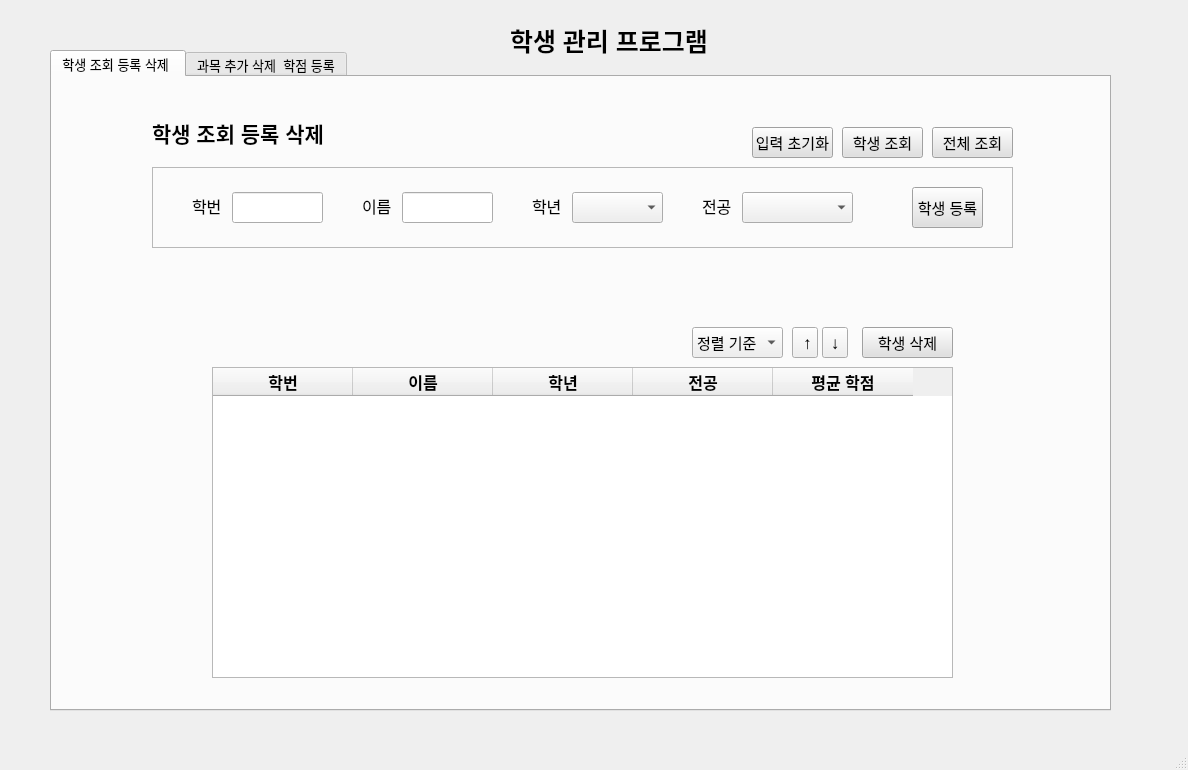
<?xml version="1.0" encoding="UTF-8"?>
<ui version="4.0">
 <class>MainWindow</class>
 <widget class="QMainWindow" name="MainWindow">
  <property name="geometry">
   <rect>
    <x>0</x>
    <y>0</y>
    <width>1188</width>
    <height>770</height>
   </rect>
  </property>
  <property name="font">
   <font>
    <pointsize>10</pointsize>
   </font>
  </property>
  <property name="windowTitle">
   <string>MainWindow</string>
  </property>
  <property name="tabShape">
   <enum>QTabWidget::TabShape::Rounded</enum>
  </property>
  <widget class="QWidget" name="centralwidget">
   <widget class="QTabWidget" name="tabWidget">
    <property name="geometry">
     <rect>
      <x>50</x>
      <y>50</y>
      <width>1061</width>
      <height>661</height>
     </rect>
    </property>
    <property name="tabletTracking">
     <bool>false</bool>
    </property>
    <property name="tabPosition">
     <enum>QTabWidget::TabPosition::North</enum>
    </property>
    <property name="tabShape">
     <enum>QTabWidget::TabShape::Rounded</enum>
    </property>
    <property name="currentIndex">
     <number>0</number>
    </property>
    <property name="tabsClosable">
     <bool>false</bool>
    </property>
    <property name="tabBarAutoHide">
     <bool>false</bool>
    </property>
    <widget class="QWidget" name="search">
     <attribute name="title">
      <string notr="true">학생 조회 등록 삭제 </string>
     </attribute>
     <widget class="QFrame" name="searchFrame">
      <property name="geometry">
       <rect>
        <x>100</x>
        <y>90</y>
        <width>861</width>
        <height>81</height>
       </rect>
      </property>
      <property name="frameShape">
       <enum>QFrame::Shape::StyledPanel</enum>
      </property>
      <property name="frameShadow">
       <enum>QFrame::Shadow::Plain</enum>
      </property>
      <widget class="QLineEdit" name="searchStudentIDText">
       <property name="geometry">
        <rect>
         <x>80</x>
         <y>25</y>
         <width>91</width>
         <height>31</height>
        </rect>
       </property>
      </widget>
      <widget class="QComboBox" name="searchYearComboBox">
       <property name="geometry">
        <rect>
         <x>420</x>
         <y>25</y>
         <width>91</width>
         <height>31</height>
        </rect>
       </property>
       <property name="font">
        <font>
         <pointsize>11</pointsize>
        </font>
       </property>
       <item>
        <property name="text">
         <string/>
        </property>
       </item>
       <item>
        <property name="text">
         <string>1</string>
        </property>
       </item>
       <item>
        <property name="text">
         <string>2</string>
        </property>
       </item>
       <item>
        <property name="text">
         <string>3</string>
        </property>
       </item>
       <item>
        <property name="text">
         <string>4</string>
        </property>
       </item>
       <item>
        <property name="text">
         <string>5</string>
        </property>
       </item>
       <item>
        <property name="text">
         <string>6</string>
        </property>
       </item>
      </widget>
      <widget class="QLabel" name="searchYear">
       <property name="geometry">
        <rect>
         <x>380</x>
         <y>30</y>
         <width>31</width>
         <height>18</height>
        </rect>
       </property>
       <property name="font">
        <font>
         <pointsize>12</pointsize>
         <bold>false</bold>
        </font>
       </property>
       <property name="text">
        <string>학년</string>
       </property>
      </widget>
      <widget class="QComboBox" name="searchMajorComboBox">
       <property name="geometry">
        <rect>
         <x>590</x>
         <y>25</y>
         <width>111</width>
         <height>31</height>
        </rect>
       </property>
       <property name="font">
        <font>
         <pointsize>11</pointsize>
        </font>
       </property>
       <item>
        <property name="text">
         <string/>
        </property>
       </item>
       <item>
        <property name="text">
         <string>컴퓨터공학과</string>
        </property>
       </item>
       <item>
        <property name="text">
         <string>전자공학과</string>
        </property>
       </item>
       <item>
        <property name="text">
         <string>기계공학과</string>
        </property>
       </item>
      </widget>
      <widget class="QLabel" name="searchMajor">
       <property name="geometry">
        <rect>
         <x>550</x>
         <y>30</y>
         <width>31</width>
         <height>18</height>
        </rect>
       </property>
       <property name="font">
        <font>
         <pointsize>12</pointsize>
         <bold>false</bold>
        </font>
       </property>
       <property name="text">
        <string>전공</string>
       </property>
      </widget>
      <widget class="QLabel" name="searchStudentID">
       <property name="geometry">
        <rect>
         <x>40</x>
         <y>30</y>
         <width>31</width>
         <height>18</height>
        </rect>
       </property>
       <property name="font">
        <font>
         <pointsize>12</pointsize>
         <bold>false</bold>
        </font>
       </property>
       <property name="text">
        <string>학번</string>
       </property>
      </widget>
      <widget class="QLineEdit" name="searchStudentNameText">
       <property name="geometry">
        <rect>
         <x>250</x>
         <y>25</y>
         <width>91</width>
         <height>31</height>
        </rect>
       </property>
      </widget>
      <widget class="QLabel" name="searchStudentName">
       <property name="geometry">
        <rect>
         <x>210</x>
         <y>30</y>
         <width>31</width>
         <height>18</height>
        </rect>
       </property>
       <property name="font">
        <font>
         <pointsize>12</pointsize>
         <bold>false</bold>
        </font>
       </property>
       <property name="text">
        <string>이름</string>
       </property>
      </widget>
      <widget class="QPushButton" name="registrationStudentPushButton">
       <property name="geometry">
        <rect>
         <x>760</x>
         <y>20</y>
         <width>71</width>
         <height>41</height>
        </rect>
       </property>
       <property name="font">
        <font>
         <pointsize>11</pointsize>
         <bold>false</bold>
        </font>
       </property>
       <property name="styleSheet">
        <string notr="true">QPushButton {
    background-color: #e0e0e0;
}</string>
       </property>
       <property name="text">
        <string>학생 등록</string>
       </property>
      </widget>
     </widget>
     <widget class="QTableWidget" name="searchTable">
      <property name="geometry">
       <rect>
        <x>160</x>
        <y>290</y>
        <width>741</width>
        <height>311</height>
       </rect>
      </property>
      <property name="font">
       <font>
        <pointsize>11</pointsize>
       </font>
      </property>
      <attribute name="horizontalHeaderDefaultSectionSize">
       <number>140</number>
      </attribute>
      <column>
       <property name="text">
        <string>학번</string>
       </property>
       <property name="font">
        <font>
         <pointsize>12</pointsize>
         <bold>true</bold>
        </font>
       </property>
      </column>
      <column>
       <property name="text">
        <string>이름</string>
       </property>
       <property name="font">
        <font>
         <pointsize>12</pointsize>
         <bold>true</bold>
        </font>
       </property>
      </column>
      <column>
       <property name="text">
        <string>학년</string>
       </property>
       <property name="font">
        <font>
         <pointsize>12</pointsize>
         <bold>true</bold>
        </font>
       </property>
      </column>
      <column>
       <property name="text">
        <string>전공</string>
       </property>
       <property name="font">
        <font>
         <pointsize>12</pointsize>
         <bold>true</bold>
        </font>
       </property>
      </column>
      <column>
       <property name="text">
        <string>평균 학점</string>
       </property>
       <property name="font">
        <font>
         <pointsize>12</pointsize>
         <bold>true</bold>
        </font>
       </property>
      </column>
     </widget>
     <widget class="QComboBox" name="searchSortComboBox">
      <property name="geometry">
       <rect>
        <x>640</x>
        <y>250</y>
        <width>91</width>
        <height>31</height>
       </rect>
      </property>
      <property name="font">
       <font>
        <pointsize>11</pointsize>
        <bold>false</bold>
       </font>
      </property>
      <item>
       <property name="text">
        <string>정렬 기준</string>
       </property>
      </item>
      <item>
       <property name="text">
        <string>학번</string>
       </property>
      </item>
      <item>
       <property name="text">
        <string>이름</string>
       </property>
      </item>
      <item>
       <property name="text">
        <string>학년</string>
       </property>
      </item>
      <item>
       <property name="text">
        <string>평균 학점</string>
       </property>
      </item>
     </widget>
     <widget class="QToolButton" name="searchAscPushButton">
      <property name="geometry">
       <rect>
        <x>740</x>
        <y>250</y>
        <width>26</width>
        <height>31</height>
       </rect>
      </property>
      <property name="font">
       <font>
        <pointsize>13</pointsize>
        <bold>true</bold>
       </font>
      </property>
      <property name="text">
       <string> ↑</string>
      </property>
     </widget>
     <widget class="QToolButton" name="searchDescPushButton">
      <property name="geometry">
       <rect>
        <x>770</x>
        <y>250</y>
        <width>26</width>
        <height>31</height>
       </rect>
      </property>
      <property name="font">
       <font>
        <pointsize>13</pointsize>
        <bold>true</bold>
       </font>
      </property>
      <property name="text">
       <string>↓</string>
      </property>
     </widget>
     <widget class="QPushButton" name="deleteStudentPushButton">
      <property name="geometry">
       <rect>
        <x>810</x>
        <y>250</y>
        <width>91</width>
        <height>31</height>
       </rect>
      </property>
      <property name="font">
       <font>
        <pointsize>11</pointsize>
        <bold>false</bold>
       </font>
      </property>
      <property name="styleSheet">
       <string notr="true">QPushButton {
    background-color: #e0e0e0;
}</string>
      </property>
      <property name="text">
       <string>학생 삭제</string>
      </property>
     </widget>
     <widget class="QLabel" name="totalStudent">
      <property name="geometry">
       <rect>
        <x>160</x>
        <y>260</y>
        <width>151</width>
        <height>20</height>
       </rect>
      </property>
      <property name="font">
       <font>
        <pointsize>11</pointsize>
       </font>
      </property>
      <property name="text">
       <string/>
      </property>
     </widget>
     <widget class="QLabel" name="label">
      <property name="geometry">
       <rect>
        <x>100</x>
        <y>30</y>
        <width>171</width>
        <height>51</height>
       </rect>
      </property>
      <property name="font">
       <font>
        <pointsize>16</pointsize>
        <bold>true</bold>
       </font>
      </property>
      <property name="text">
       <string>학생 조회 등록 삭제 </string>
      </property>
     </widget>
     <widget class="QPushButton" name="clearStudentFieldPushButton">
      <property name="geometry">
       <rect>
        <x>700</x>
        <y>50</y>
        <width>81</width>
        <height>31</height>
       </rect>
      </property>
      <property name="font">
       <font>
        <pointsize>11</pointsize>
        <bold>false</bold>
       </font>
      </property>
      <property name="styleSheet">
       <string notr="true">QPushButton {
    background-color: #e0e0e0;
}</string>
      </property>
      <property name="text">
       <string>입력 초기화</string>
      </property>
     </widget>
     <widget class="QPushButton" name="searchStudentPushButton">
      <property name="geometry">
       <rect>
        <x>790</x>
        <y>50</y>
        <width>81</width>
        <height>31</height>
       </rect>
      </property>
      <property name="font">
       <font>
        <pointsize>11</pointsize>
       </font>
      </property>
      <property name="styleSheet">
       <string notr="true">QPushButton {
    background-color: #e0e0e0;
}</string>
      </property>
      <property name="text">
       <string>학생 조회</string>
      </property>
     </widget>
     <widget class="QPushButton" name="searchAllStudentButton">
      <property name="geometry">
       <rect>
        <x>880</x>
        <y>50</y>
        <width>81</width>
        <height>31</height>
       </rect>
      </property>
      <property name="font">
       <font>
        <pointsize>11</pointsize>
       </font>
      </property>
      <property name="styleSheet">
       <string notr="true">QPushButton {
    background-color: #e0e0e0;
}</string>
      </property>
      <property name="text">
       <string>전체 조회</string>
      </property>
     </widget>
    </widget>
    <widget class="QWidget" name="addCourse">
     <attribute name="title">
      <string>과목 추가 삭제  학점 등록</string>
     </attribute>
     <widget class="QFrame" name="addCourseFrame">
      <property name="geometry">
       <rect>
        <x>100</x>
        <y>90</y>
        <width>861</width>
        <height>121</height>
       </rect>
      </property>
      <property name="frameShape">
       <enum>QFrame::Shape::StyledPanel</enum>
      </property>
      <property name="frameShadow">
       <enum>QFrame::Shadow::Plain</enum>
      </property>
      <property name="lineWidth">
       <number>1</number>
      </property>
      <widget class="QLineEdit" name="courseStudentIDText">
       <property name="geometry">
        <rect>
         <x>100</x>
         <y>20</y>
         <width>111</width>
         <height>31</height>
        </rect>
       </property>
      </widget>
      <widget class="QLabel" name="courseStudentID">
       <property name="geometry">
        <rect>
         <x>60</x>
         <y>30</y>
         <width>31</width>
         <height>18</height>
        </rect>
       </property>
       <property name="font">
        <font>
         <pointsize>12</pointsize>
        </font>
       </property>
       <property name="text">
        <string>학번</string>
       </property>
      </widget>
      <widget class="QLabel" name="courseYear">
       <property name="geometry">
        <rect>
         <x>540</x>
         <y>30</y>
         <width>31</width>
         <height>18</height>
        </rect>
       </property>
       <property name="font">
        <font>
         <pointsize>12</pointsize>
        </font>
       </property>
       <property name="text">
        <string>학년</string>
       </property>
      </widget>
      <widget class="QComboBox" name="courseYearComboBox">
       <property name="geometry">
        <rect>
         <x>580</x>
         <y>20</y>
         <width>111</width>
         <height>31</height>
        </rect>
       </property>
       <property name="font">
        <font>
         <pointsize>11</pointsize>
        </font>
       </property>
       <item>
        <property name="text">
         <string/>
        </property>
       </item>
       <item>
        <property name="text">
         <string>1</string>
        </property>
       </item>
       <item>
        <property name="text">
         <string>2</string>
        </property>
       </item>
       <item>
        <property name="text">
         <string>3</string>
        </property>
       </item>
       <item>
        <property name="text">
         <string>4</string>
        </property>
       </item>
       <item>
        <property name="text">
         <string>5</string>
        </property>
       </item>
       <item>
        <property name="text">
         <string>6</string>
        </property>
       </item>
      </widget>
      <widget class="QLabel" name="courseName">
       <property name="geometry">
        <rect>
         <x>320</x>
         <y>30</y>
         <width>31</width>
         <height>18</height>
        </rect>
       </property>
       <property name="font">
        <font>
         <pointsize>12</pointsize>
        </font>
       </property>
       <property name="text">
        <string>이름</string>
       </property>
      </widget>
      <widget class="QLineEdit" name="courseStudentNameText">
       <property name="geometry">
        <rect>
         <x>360</x>
         <y>20</y>
         <width>111</width>
         <height>31</height>
        </rect>
       </property>
      </widget>
      <widget class="QComboBox" name="courseCourseNameComboBox">
       <property name="enabled">
        <bool>true</bool>
       </property>
       <property name="geometry">
        <rect>
         <x>360</x>
         <y>70</y>
         <width>111</width>
         <height>31</height>
        </rect>
       </property>
       <property name="font">
        <font>
         <pointsize>11</pointsize>
        </font>
       </property>
       <item>
        <property name="text">
         <string/>
        </property>
       </item>
      </widget>
      <widget class="QLabel" name="courseCourseName">
       <property name="geometry">
        <rect>
         <x>290</x>
         <y>80</y>
         <width>61</width>
         <height>20</height>
        </rect>
       </property>
       <property name="font">
        <font>
         <pointsize>12</pointsize>
        </font>
       </property>
       <property name="text">
        <string>수강 과목</string>
       </property>
      </widget>
      <widget class="QLabel" name="courseMajor">
       <property name="geometry">
        <rect>
         <x>60</x>
         <y>80</y>
         <width>31</width>
         <height>18</height>
        </rect>
       </property>
       <property name="font">
        <font>
         <pointsize>12</pointsize>
        </font>
       </property>
       <property name="text">
        <string>전공</string>
       </property>
      </widget>
      <widget class="QComboBox" name="courseMajorComboBox">
       <property name="enabled">
        <bool>true</bool>
       </property>
       <property name="geometry">
        <rect>
         <x>100</x>
         <y>70</y>
         <width>111</width>
         <height>31</height>
        </rect>
       </property>
       <property name="font">
        <font>
         <pointsize>11</pointsize>
        </font>
       </property>
       <item>
        <property name="text">
         <string/>
        </property>
       </item>
       <item>
        <property name="text">
         <string>컴퓨터공학과</string>
        </property>
       </item>
       <item>
        <property name="text">
         <string>전자공학과</string>
        </property>
       </item>
       <item>
        <property name="text">
         <string>기계공학과</string>
        </property>
       </item>
      </widget>
      <widget class="QPushButton" name="courseAddPushButton">
       <property name="geometry">
        <rect>
         <x>760</x>
         <y>30</y>
         <width>71</width>
         <height>51</height>
        </rect>
       </property>
       <property name="font">
        <font>
         <pointsize>11</pointsize>
        </font>
       </property>
       <property name="styleSheet">
        <string notr="true">QPushButton {
    background-color: #e0e0e0;
}</string>
       </property>
       <property name="text">
        <string>과목 추가</string>
       </property>
      </widget>
     </widget>
     <widget class="QTableWidget" name="courseTable">
      <property name="geometry">
       <rect>
        <x>150</x>
        <y>290</y>
        <width>761</width>
        <height>311</height>
       </rect>
      </property>
      <property name="font">
       <font>
        <pointsize>11</pointsize>
       </font>
      </property>
      <attribute name="horizontalHeaderDefaultSectionSize">
       <number>120</number>
      </attribute>
      <column>
       <property name="text">
        <string>학번</string>
       </property>
       <property name="font">
        <font>
         <pointsize>12</pointsize>
         <bold>true</bold>
        </font>
       </property>
      </column>
      <column>
       <property name="text">
        <string>이름</string>
       </property>
       <property name="font">
        <font>
         <pointsize>12</pointsize>
         <bold>true</bold>
        </font>
       </property>
      </column>
      <column>
       <property name="text">
        <string>학년</string>
       </property>
       <property name="font">
        <font>
         <pointsize>12</pointsize>
         <bold>true</bold>
        </font>
       </property>
      </column>
      <column>
       <property name="text">
        <string>전공</string>
       </property>
       <property name="font">
        <font>
         <pointsize>12</pointsize>
         <bold>true</bold>
        </font>
       </property>
      </column>
      <column>
       <property name="text">
        <string>수강 과목</string>
       </property>
       <property name="font">
        <font>
         <pointsize>12</pointsize>
         <bold>true</bold>
        </font>
       </property>
      </column>
      <column>
       <property name="text">
        <string>학점</string>
       </property>
       <property name="font">
        <font>
         <pointsize>12</pointsize>
         <bold>true</bold>
        </font>
       </property>
      </column>
     </widget>
     <widget class="QPushButton" name="courseSearchPushButton">
      <property name="geometry">
       <rect>
        <x>790</x>
        <y>50</y>
        <width>81</width>
        <height>31</height>
       </rect>
      </property>
      <property name="font">
       <font>
        <pointsize>11</pointsize>
       </font>
      </property>
      <property name="styleSheet">
       <string notr="true">QPushButton {
    background-color: #e0e0e0;
}</string>
      </property>
      <property name="text">
       <string>학생 조회</string>
      </property>
     </widget>
     <widget class="QPushButton" name="courseAllSearchPushButton">
      <property name="geometry">
       <rect>
        <x>880</x>
        <y>50</y>
        <width>81</width>
        <height>31</height>
       </rect>
      </property>
      <property name="font">
       <font>
        <pointsize>11</pointsize>
       </font>
      </property>
      <property name="styleSheet">
       <string notr="true">QPushButton {
    background-color: #e0e0e0;
}</string>
      </property>
      <property name="text">
       <string>전체 조회</string>
      </property>
     </widget>
     <widget class="QPushButton" name="clearCourseFieldPushButton">
      <property name="geometry">
       <rect>
        <x>700</x>
        <y>50</y>
        <width>81</width>
        <height>31</height>
       </rect>
      </property>
      <property name="font">
       <font>
        <pointsize>11</pointsize>
       </font>
      </property>
      <property name="styleSheet">
       <string notr="true">QPushButton {
    background-color: #e0e0e0;
}</string>
      </property>
      <property name="text">
       <string>입력 초기화</string>
      </property>
     </widget>
     <widget class="QLabel" name="label_2">
      <property name="geometry">
       <rect>
        <x>100</x>
        <y>40</y>
        <width>241</width>
        <height>41</height>
       </rect>
      </property>
      <property name="font">
       <font>
        <pointsize>16</pointsize>
        <bold>true</bold>
       </font>
      </property>
      <property name="text">
       <string>과목 추가 삭제 학점 등록</string>
      </property>
     </widget>
     <widget class="QPushButton" name="deleteCoursePushButton">
      <property name="geometry">
       <rect>
        <x>830</x>
        <y>250</y>
        <width>81</width>
        <height>31</height>
       </rect>
      </property>
      <property name="font">
       <font>
        <pointsize>11</pointsize>
       </font>
      </property>
      <property name="styleSheet">
       <string notr="true">QPushButton {
    background-color: #e0e0e0;
}</string>
      </property>
      <property name="text">
       <string>과목 삭제</string>
      </property>
     </widget>
     <widget class="QComboBox" name="courseGradeComboBox">
      <property name="geometry">
       <rect>
        <x>650</x>
        <y>250</y>
        <width>81</width>
        <height>31</height>
       </rect>
      </property>
      <property name="font">
       <font>
        <pointsize>11</pointsize>
       </font>
      </property>
      <item>
       <property name="text">
        <string/>
       </property>
      </item>
      <item>
       <property name="text">
        <string notr="true">A+</string>
       </property>
      </item>
      <item>
       <property name="text">
        <string>A</string>
       </property>
      </item>
      <item>
       <property name="text">
        <string>B+</string>
       </property>
      </item>
      <item>
       <property name="text">
        <string>B</string>
       </property>
      </item>
      <item>
       <property name="text">
        <string>C+</string>
       </property>
      </item>
      <item>
       <property name="text">
        <string>C</string>
       </property>
      </item>
      <item>
       <property name="text">
        <string>F</string>
       </property>
      </item>
     </widget>
     <widget class="QPushButton" name="courseGradePushButton">
      <property name="geometry">
       <rect>
        <x>740</x>
        <y>250</y>
        <width>81</width>
        <height>31</height>
       </rect>
      </property>
      <property name="font">
       <font>
        <pointsize>11</pointsize>
       </font>
      </property>
      <property name="styleSheet">
       <string notr="true">QPushButton {
    background-color: #e0e0e0;
}</string>
      </property>
      <property name="text">
       <string>학점 등록</string>
      </property>
     </widget>
     <widget class="QLabel" name="label_3">
      <property name="geometry">
       <rect>
        <x>610</x>
        <y>260</y>
        <width>31</width>
        <height>18</height>
       </rect>
      </property>
      <property name="font">
       <font>
        <pointsize>12</pointsize>
       </font>
      </property>
      <property name="text">
       <string>학점</string>
      </property>
     </widget>
    </widget>
   </widget>
   <widget class="QLabel" name="label_9">
    <property name="geometry">
     <rect>
      <x>510</x>
      <y>20</y>
      <width>201</width>
      <height>41</height>
     </rect>
    </property>
    <property name="font">
     <font>
      <pointsize>19</pointsize>
      <bold>true</bold>
     </font>
    </property>
    <property name="text">
     <string>학생 관리 프로그램</string>
    </property>
   </widget>
  </widget>
  <widget class="QMenuBar" name="menubar">
   <property name="geometry">
    <rect>
     <x>0</x>
     <y>0</y>
     <width>1188</width>
     <height>21</height>
    </rect>
   </property>
  </widget>
  <widget class="QStatusBar" name="statusbar"/>
 </widget>
 <resources/>
 <connections/>
</ui>
